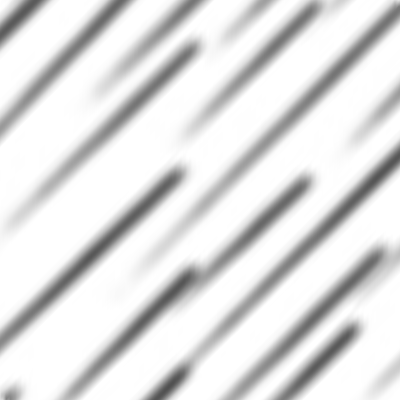
%> input picture DrawAndPaint/sketch01.png, 400 x 400 px; the run also reads 3 pictures not shown here
$ octave --eval "result = ColorPencil(imread('DrawAndPaint/sketch01.png'));"   (GNU Octave 9; MATLAB toolbox functions it lacks are replaced by stand-ins)
%> lines starting %> are read from the running program, lines starting %| are printed output that depends on the picture
### Load_texture.m
function [ tex ] = Load_texture(str, sx, sy, scale)
%LOAD_TEXTURE Summary of this function goes here
%   Detailed explanation goes here
    tex = imread(str);
    tex = tex(:, :, 1);
    tex = imresize(tex, scale, 'bicubic');
    [tx, ty] = size(tex);
    nx = uint32(sx / tx);
    ny = uint32(sy / ty);
    img = zeros(sx, sy);
    tex0 = tex;
    for i = 1 : nx
        tex = [tex tex0];
    end
    tex0 = tex;
    for i = 1 : ny
        tex = [tex; tex0];
    end
    tex = tex(1 : sx, 1 : sy);
    tex = imnoise(tex, 'gaussian');
end


### KmeansColor.m
function [ sI, labels, colors ] = KmeansColor(I, K, L, seed)
%KMEANSCOLOR RGB image segmentation using k-means cluster.
% I : source image
% K : cluster number
% L : maximum loop time
% seed : a seed ranging[1, 1000] used to 'prevent' pseudo randomization

% change 3D to 2D
[sx, sy, sz] = size(I);
I = double(reshape(I, sx * sy, sz));
% randomly choose K cluster centers
rng(seed);
colors = rand(K, 3) * 255;

labels = zeros(sx * sy, 1);
savedsumcolor = zeros(K, 3);
savedsumcount = zeros(K, 1);
for iter = 1 : L
    % assign each pixel to a cluster and sum up the pixel colors of each cluster
    dists = pdist2(I, colors, 'euclidean');
    [~, labels] = min(dists, [], 2);
    for i = 1 : K
        tI = I(find(labels == i), :);
        sumI = sum(tI);
        if size(sumI, 1) == 0
            savedsumcolor(i, :) = [0, 0, 0];
            savedsumcount(i, 1) = 0;
        else
            savedsumcolor(i, :) = sumI;
            savedsumcount(i, 1) = size(tI, 1);
        end
    end
    % update cluster center
    for i = 1 : K
        if uint8(savedsumcount(i, 1)) == 0
            colors(i, :) = [0 0 0];
        else
            colors(i, :) = savedsumcolor(i, :) / savedsumcount(i, 1);
        end
    end
end
% update final image
sI = I;
for i = 1 : sx * sy
    sI(i, :) = colors(uint32(labels(i, 1)), :);
end
sI = reshape(sI, sx, sy, sz);
sI = uint8(sI);
labels = reshape(labels, sx, sy);
end

### GenerateMask.m
function [ mask ] = GenerateMask(label, index, color, texture)
%GenerateMask Summary of this function goes here
%   Detailed explanation goes here
% color : size 1 x 3, range [0 ~ 255], uint8
% label : size X x Y, range [0 ~ N],   uint8
% texture : [X x Y], [0 ~ 1]],         double
[sx, sy] = size(label);
temp = zeros(sx, sy);
temp(label == index) = 1;

texture1 = (1.0 - texture) .* color(index, 1) + texture * 255;
texture2 = (1.0 - texture) .* color(index, 2) + texture * 255;
texture3 = (1.0 - texture) .* color(index, 3) + texture * 255;

mask = zeros(sx, sy, 3);
mask(:, :, 1) = temp .* texture1;
mask(:, :, 2) = temp .* texture2;
mask(:, :, 3) = temp .* texture3;

end

### ColorPencil.m
function [ img ] = ColorPencil( img )
%CRAYON Summary of this function goes here
%   Detailed explanation goes here

    [sx, sy, sz] = size(img);

    % image edge
    imgedge = double(edge(img(:,:,1), 'Canny') * 5);

    % load textures
    sketch01 = double(Load_texture('sketch01.png', sx, sy, 0.08)) / 255.0;
    sketch02 = double(Load_texture('sketch02.png', sx, sy, 0.08)) / 255.0;
    sketch03 = double(Load_texture('sketch03.png', sx, sy, 0.08)) / 255.0;
    sketch04 = double(Load_texture('sketch04.png', sx, sy, 0.08)) / 255.0;
    sketch05 = double(Load_texture('sketch05.png', sx, sy, 0.08)) / 255.0;
    sketch06 = double(Load_texture('sketch06.png', sx, sy, 0.08)) / 255.0;

    % image segmentation using kmeans
    [imgseg, labels, centers] = KmeansColor(img, 6, 50, 283);

    subimg01 = GenerateMask(labels, 1, centers, sketch01);
    subimg02 = GenerateMask(labels, 2, centers, sketch02);
    subimg03 = GenerateMask(labels, 3, centers, sketch03);
    subimg04 = GenerateMask(labels, 4, centers, sketch04);
    subimg05 = GenerateMask(labels, 5, centers, sketch05);
    subimg06 = GenerateMask(labels, 6, centers, sketch06);


    img = uint8(subimg01 + subimg02 + subimg03 + subimg04 + subimg05 + subimg06 + imgedge);

end
%> in ColorPencil, `imgedge = double(edge(img(:,:,1), 'Canny') * 5);`:
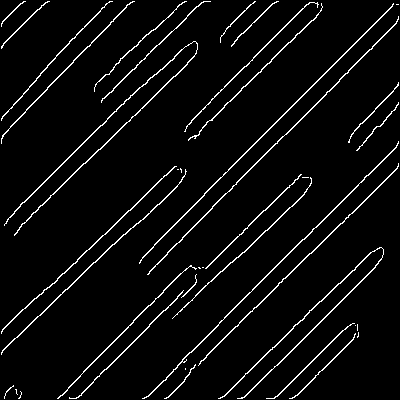
%> imgedge: size 400x400 double; values 0 (black) and 5 (white), 4.5% white in thin lines or dots
%> in Load_texture, tex is the input picture: size 400x400x3 uint8; min 80, max 255, mean 223.3
%> call 2 of Load_texture, with str = 'sketch02.png', sx = 400, sy = 400, scale = 0.08
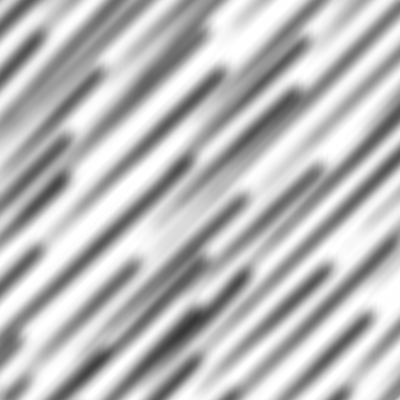
%> input picture sketch02.png, 400 x 400 px
%> in Load_texture, tex is the input picture: size 400x400x3 uint8; min 54, max 255, mean 186.3
%> after the loop in Load_texture (call 2), `for i = 1 : ny`:
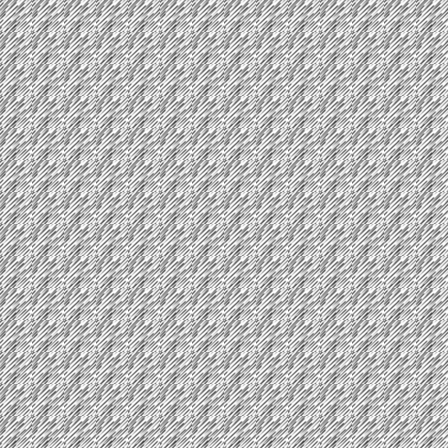
%> tex: size 448x448 uint8; min 64, max 255, mean 186.2
%> call 3 of Load_texture, with str = 'sketch03.png', sx = 400, sy = 400, scale = 0.08
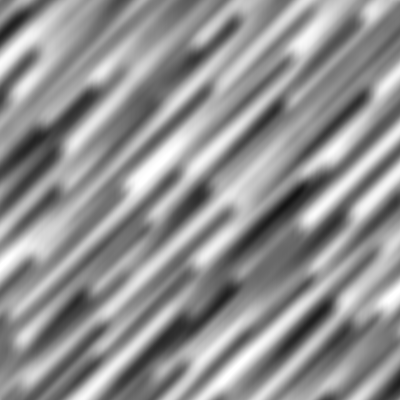
%> input picture sketch03.png, 400 x 400 px
%> in Load_texture, tex is the input picture: size 400x400x3 uint8; min 19, max 255, mean 145.7
%> after the loop in Load_texture (call 3), `for i = 1 : ny`:
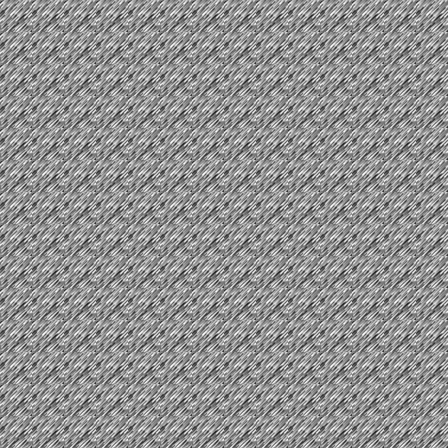
%> tex: size 448x448 uint8; min 40, max 255, mean 145.7
%> call 4 of Load_texture, with str = 'sketch04.png', sx = 400, sy = 400, scale = 0.08
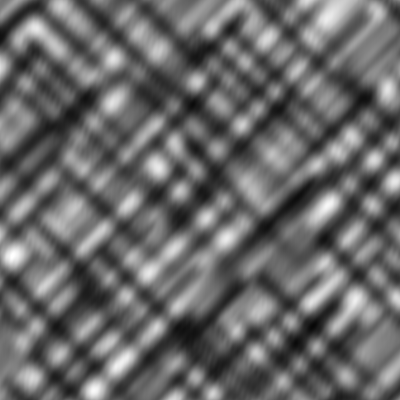
%> input picture sketch04.png, 400 x 400 px
%> in Load_texture, tex is the input picture: size 400x400x3 uint8; min 7, max 255, mean 105.5
%> the loop in Load_texture (call 4), `for i = 1 : nx` made 13 passes
%> pass 2, in Load_texture (call 4), `tex = [tex tex0];`:
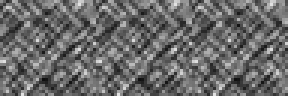
%> tex: size 32x96 uint8 (shown 3 times larger); min 15, max 225, mean 105.5
%> after the loop in KmeansColor, `for iter = 1 : L`: colors = [245.7 245.7 245.7; 151.7 151.7 151.7; 0 0 0; 0 0 0; 0 0 0; 0 0 0]; savedsumcolor = [29944643 29944643 29944643; 5786865 5786865 5786865; 0 0 0; 0 0 0; 0 0 0; 0 0 0]; savedsumcount = [121857; 38143; 0; 0; 0; 0]
%> in ColorPencil, `[imgseg, labels, centers] = KmeansColor(img, 6, 50, 283);`: centers has the same summary as colors in KmeansColor
